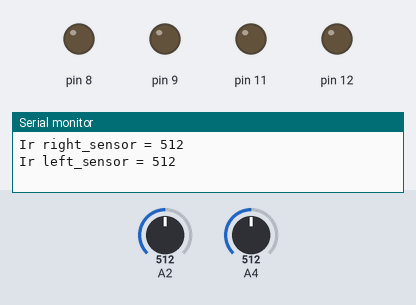
Bench run of a sketch on a simulated Arduino Uno, built with avr-gcc and run on an emulated ATmega328P. Parts: output pins drawn as LEDs (lit = HIGH), the last lines printed to the serial monitor. The inputs (shaded band) are chosen by the test bench; at power-on: A2 = 512, A4 = 512.

Above: at 1.8 s.
1.9 s: A2 set to 885
4.2 s: A2 set to 911
At 7.2 s:
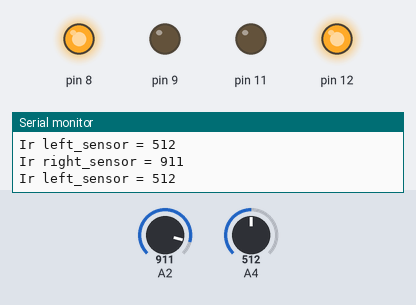
7.5 s: A4 set to 883
10.2 s: A4 set to 917
At 13.1 s:
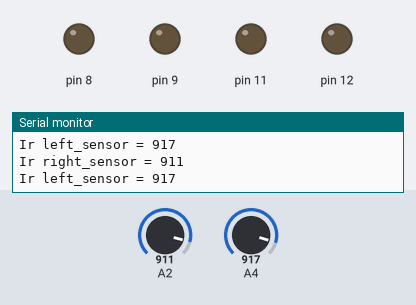
13.5 s: A2 set to 890
At 15.5 s:
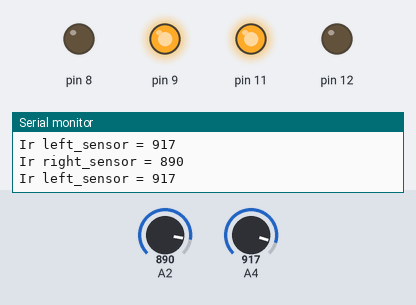
16.5 s: A2 set to 910
At 19.1 s:
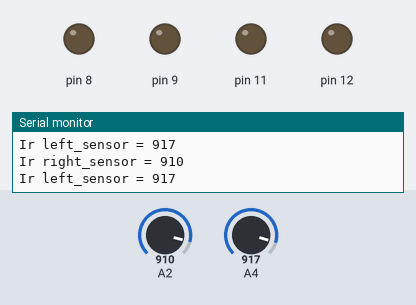
Timing chart, 0 to 20.5 s (numbered marks = the images above; inputs shaded):
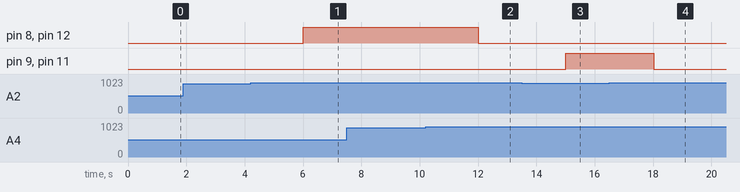

Measured:
- the behaviour switches between 900 and 901 on A2 (found by bisection; images 0 and 1)
- the behaviour switches between 900 and 901 on A4 (found by bisection; images 1 and 2)
- after the input at 4.2 s, pin 8, pin 12: LOW → HIGH after 1.8 s
- after the input at 10.2 s, pin 8, pin 12: HIGH → LOW after 1.8 s
- after the input at 13.5 s, pin 9, pin 11: LOW → HIGH after 1.5 s
- after the input at 16.5 s, pin 9, pin 11: HIGH → LOW after 1.5 s

The sketch:

main.ino
```cpp
void setup() {
  // put your setup code here, to run once:
  Serial.begin(9600);
  pinMode(A2,INPUT);
  pinMode(A4,INPUT);
  pinMode(8,OUTPUT);
  pinMode(9,OUTPUT);
  pinMode(11,OUTPUT);
  pinMode(12,OUTPUT);
}

void loop() {
  // put your main code here, to run repeatedly:
  int right_ir = analogRead(A2);
  int left_ir = analogRead(A4);
  delay(1000);
  Serial.println("Ir right_sensor = " + String(right_ir));
  Serial.println("Ir left_sensor = " + String(left_ir));
  if (right_ir>900 && left_ir>900){
    digitalWrite(8, LOW);
    digitalWrite(9, LOW);
    digitalWrite(11, LOW);
    digitalWrite(12, LOW);
  }
  if (right_ir<900 && left_ir>900){
    digitalWrite(8, LOW);
    digitalWrite(9, HIGH);
    digitalWrite(11, HIGH);
    digitalWrite(12, LOW);
  }
  if (right_ir>900 && left_ir<900){
    digitalWrite(8, HIGH);
    digitalWrite(9, LOW);
    digitalWrite(11, LOW);
    digitalWrite(12, HIGH);
  }
    if (right_ir<200 && left_ir<200){
    digitalWrite(8, LOW);
    digitalWrite(9, HIGH);
    digitalWrite(11, LOW);
    digitalWrite(12, HIGH);
  }
}
```
